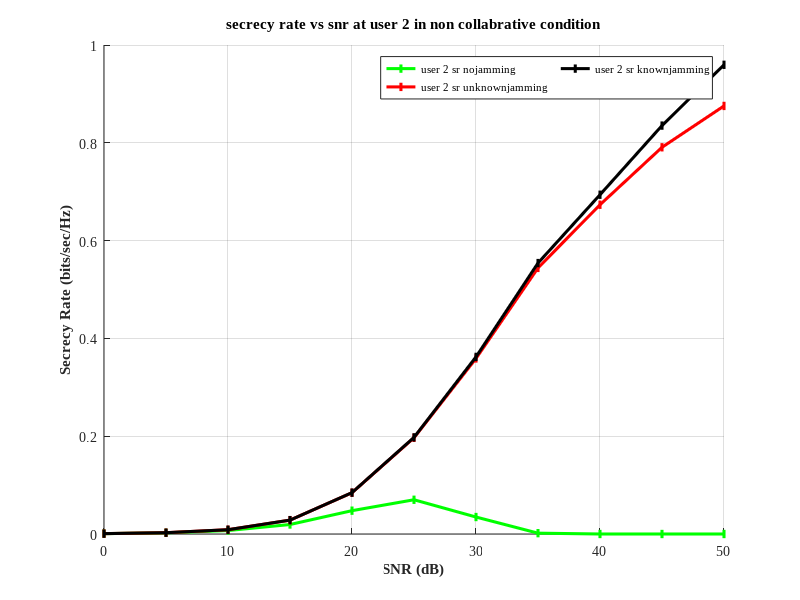

This chart was generated by the following MATLAB code:
clc
clear all
close all

snr_dB = 0:5:50;    % Total power in dB
c = 2.2;            % Pathloss component
No = 1;             % Noise power
iterations = 400;    % Number of iterations for Monte Carlo simulation
N = 30;            % Number of channel realizations

% Distances
d_sr = 50;      % Distance from Source to RIS
d_ru1 = 10;          % Distance from RIS to Destination
d_ru2 = 20;    % Distance from Source to E1
d_su1=70;
d_su2=15;
d_se1 = 30;      % Distance from RIS to E1
d_se2 = 25;          % Distance from Jammer to E1
d_se3 = 15;      % Distance from Jammer to Destination
d_ju1=70;      % Distance from Source to Destination
d_ju2=80;
d_je1=2;
d_je2=3;
d_je3=4;
a2_values = 0.76; 
a1_values = 0.24;

for a_index = 1:length(a1_values)
    a1 = a1_values(a_index);
    a2 = a2_values(a_index);
    cap_nj1 = zeros(iterations, length(snr_dB));
    cap_nj2 = zeros(iterations, length(snr_dB));

    cap_uj1 = zeros(iterations, length(snr_dB));
    cap_uj2 = zeros(iterations, length(snr_dB));

    cap_kj1 = zeros(iterations, length(snr_dB));
    cap_kj2 = zeros(iterations, length(snr_dB));

    for jj = 1:iterations
         disp(['Iteration: ', num2str(jj)]);

         for ii = 1:length(snr_dB)
             Ps = 10^(snr_dB(ii) / 10);  % Power conversion from dB to linear scale
             Pt = 0.85 * Ps;              % Power for users
             Pj = 0.15* Ps;              % Power for jamming

             %channel coefficients
             hsr = sqrt(d_sr^(-c)) * (randn(N, 1) + 1i * randn(N, 1));
             hru1 = sqrt(d_ru1^(-c)) * (randn(N, 1) + 1i * randn(N, 1));
             hru2 = sqrt(d_ru2^(-c)) * (randn(N, 1) + 1i * randn(N, 1));
             hsu1 = sqrt(d_su1^(-c)) * (randn(N, 1) + 1i * randn(N, 1));
             hsu2 = sqrt(d_su2^(-c)) * (randn(N, 1) + 1i * randn(N, 1));
             hse1 = sqrt(d_se1^(-c)) * (randn(N, 1) + 1i * randn(N, 1));
             hse2 = sqrt(d_se2^(-c)) * (randn(N, 1) + 1i * randn(N, 1));
             hse3 = sqrt(d_se3^(-c)) * (randn(N, 1) + 1i * randn(N, 1));         
             hju1 = sqrt(d_ju1^(-c)) * (randn(N, 1) + 1i * randn(N, 1));         
             hju2 = sqrt(d_ju2^(-c)) * (randn(N, 1) + 1i * randn(N, 1));
             hje1 = sqrt(d_je1^(-c)) * (randn(N, 1) + 1i * randn(N, 1));
             hje2 = sqrt(d_je2^(-c)) * (randn(N, 1) + 1i * randn(N, 1));
             hje3 = sqrt(d_je3^(-c)) * (randn(N, 1) + 1i * randn(N, 1));

             %phase shift due to RIS           
             Phi1 = exp(-1i * angle(hsr .* hru1));
             Phi2 = exp(-1i * angle(hsr .* hru2));

             %snr of users
             snr1_nj = ((abs(hsr .* hru1 .* Phi1).^2 * (a1 * Pt))+(abs(hru1).^2 * (a1 * Pt)))./No
             snr2_nj = ((abs(hsr .* hru2 .* Phi2).^2 * (a2 * Pt))+(abs(hru2).^2 * (a2 * Pt)))./ (No +((abs(hsr .* hru1 .* Phi1).^2 * (a1 * Pt))+(abs(hru1).^2 * (a1 * Pt)))) 
             
             snr1_uj=((abs(hsr .* hru1 .* Phi1).^2 * (a1 * Pt))+(abs(hru1).^2 * (a1 * Pt)))./(No+(abs(hju1).^2 * Pj))
             snr2_uj=((abs(hsr .* hru2 .* Phi2).^2 * (a2 * Pt))+(abs(hru2).^2 * (a2 * Pt)))./(No+(abs(hju2).^2 * Pj)+((abs(hsr .* hru1 .* Phi1).^2 * (a1 * Pt))+(abs(hru1).^2 * (a1 * Pt))))

             snr1_kj=((abs(hsr .* hru1 .* Phi1).^2 * (a1 * Pt))+(abs(hru1).^2 * (a1 * Pt)))./(No)
             snr2_kj=((abs(hsr .* hru2 .* Phi2).^2 * (a2 * Pt))+(abs(hru2).^2 * (a2 * Pt)))./(No+((abs(hsr .* hru1 .* Phi1).^2 * (a1 * Pt))+(abs(hru1).^2 * (a1 * Pt))))
             %snr of eavesdroppers   
             snre_nj = (abs(hse1).^2 * (a2 * Pt))./No;
             
             snre_uj=(abs(hse1).^2 * (a2 * Pt))./(No+(abs(hje1).^2 * Pj));

             snre_kj=(abs(hse1).^2 * (a2 * Pt))./(No+abs(hje1).^2*Pj);
             %secrecy rate calculations

             sr_nj1 = max(0.5 * (log2(1 + mean(snr1_nj)) - log2(1 + mean(snre_nj))), 0)
             sr_nj2 = max(0.5 * (log2(1 + mean(snr2_nj)) - log2(1 + mean(snre_nj))), 0)

             sr_uj1 = max(0.5 * (log2(1 + mean(snr1_uj)) - log2(1 + mean(snre_uj))), 0)
             sr_uj2 = max(0.5 * (log2(1 + mean(snr2_uj)) - log2(1 + mean(snre_uj))), 0)

             sr_kj1 = max(0.5 * (log2(1 + mean(snr1_kj)) - log2(1 + mean(snre_kj))), 0)
             sr_kj2 = max(0.5 * (log2(1 + mean(snr2_kj)) - log2(1 + mean(snre_kj))), 0)

             cap_nj1(jj, ii) = sr_nj1;
             cap_nj2(jj, ii) = sr_nj2;

             cap_uj1(jj, ii) = sr_uj1;
             cap_uj2(jj, ii) = sr_uj2;
             
             cap_kj1(jj, ii) = sr_kj1;
             cap_kj2(jj, ii) = sr_kj2;

        end
    end

    % Averaging over iterations
    C_RIS1_nojam1(a_index, :) = mean(cap_nj1, 1);
    C_RIS1_nojam2(a_index, :) = mean(cap_nj2, 1);

    C_RIS1_unknownjam1(a_index, :) = mean(cap_uj1, 1);
    C_RIS1_unknownjam2(a_index, :) = mean(cap_uj2, 1);

    C_RIS1_knownjam1(a_index, :) = mean(cap_kj1, 1);
    C_RIS1_knownjam2(a_index, :) = mean(cap_kj2, 1);
end


% Plotting the results
set(0, 'DefaultTextFontName', 'Times New Roman');
set(0, 'DefaultAxesFontName', 'Times New Roman');

fig = figure;
hold on;
grid on

% Colors for each power allocation scheme
colors = ['g', 'r', 'b', 'm', 'k', 'c'];

plot(snr_dB, C_RIS1_nojam2, '-b|', 'DisplayName', "user 2 sr nojamming", 'LineWidth', 2.2, 'Color', 'g');
plot(snr_dB, C_RIS1_unknownjam2, '-b|', 'DisplayName', "user 2 sr unknownjamming", 'LineWidth', 2.2, 'Color', 'r');
 plot(snr_dB, C_RIS1_knownjam2, '-b|', 'DisplayName', "user 2 sr knownjamming", 'LineWidth', 2.2, 'Color', 'k');

xlabel('SNR (dB)', 'FontWeight', 'bold');
ylabel('Secrecy Rate (bits/sec/Hz)', 'FontWeight', 'bold');
title('secrecy rate vs snr at user 2 in non collabrative condition')
grid on;
legend('Location', 'best', 'NumColumns', 2, 'FontSize', 8);

% Save the plot
exportgraphics(fig, 'myplot.jpeg', 'Resolution', 800);
